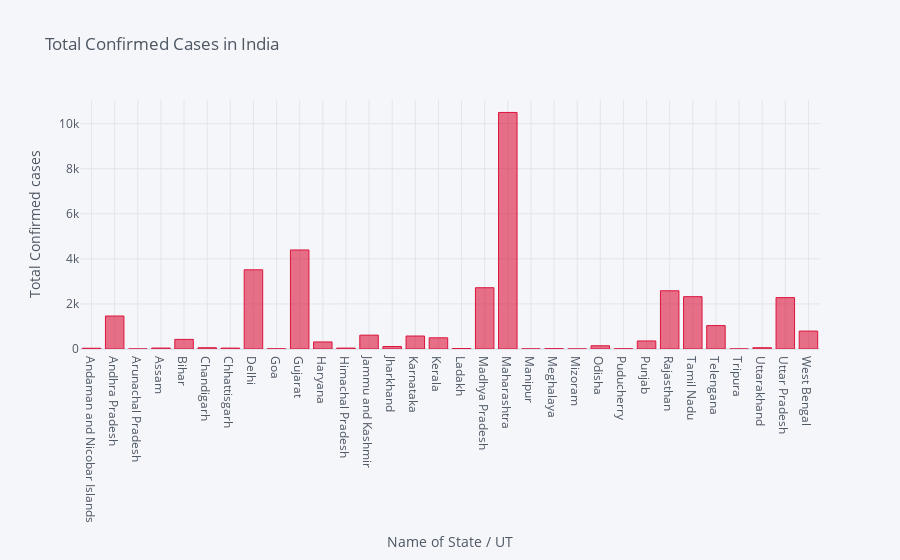

Here is the notebook cell this chart was saved with:
### Code cell
df.iplot(kind='bar',x='Name of State / UT',y='Total Confirmed cases',colors='crimson',title='Total Confirmed Cases in India',xTitle='Name of State / UT', yTitle='Total Confirmed cases',)

### Figure 1 — Plotly figure (JSON) as saved in the notebook; plotly's stock layout.template omitted (floating-point values rounded to 4 significant figures)
{"data": [{"marker": {"color": "rgba(220, 20, 60, 0.6)", "line": {"color": "rgba(220, 20, 60, 1.0)", "width": 1}}, "name": "Total Confirmed cases", "orientation": "v", "text": "", "type": "bar", "x": ["Andaman and Nicobar Islands", "Andhra Pradesh", "Arunachal Pradesh", "Assam", "Bihar", "Chandigarh", "Chhattisgarh", "Delhi", "Goa", "Gujarat", "Haryana", "Himachal Pradesh", "Jammu and Kashmir", "Jharkhand", "Karnataka", "Kerala", "Ladakh", "Madhya Pradesh", "Maharashtra", "Manipur", "Meghalaya", "Mizoram", "Odisha", "Puducherry", "Punjab", "Rajasthan", "Tamil Nadu", "Telengana", "Tripura", "Uttarakhand", "Uttar Pradesh", "West Bengal"], "y": [33, 1463, 1, 42, 426, 56, 40, 3515, 7, 4395, 313, 40, 614, 111, 576, 497, 22, 2719, 10498, 2, 12, 1, 143, 8, 357, 2584, 2323, 1039, 2, 57, 2281, 795]}], "layout": {"legend": {"bgcolor": "#F5F6F9", "font": {"color": "#4D5663"}}, "paper_bgcolor": "#F5F6F9", "plot_bgcolor": "#F5F6F9", "title": {"font": {"color": "#4D5663"}, "text": "Total Confirmed Cases in India"}, "xaxis": {"gridcolor": "#E1E5ED", "showgrid": true, "tickfont": {"color": "#4D5663"}, "title": {"font": {"color": "#4D5663"}, "text": "Name of State / UT"}, "zerolinecolor": "#E1E5ED"}, "yaxis": {"gridcolor": "#E1E5ED", "showgrid": true, "tickfont": {"color": "#4D5663"}, "title": {"font": {"color": "#4D5663"}, "text": "Total Confirmed cases"}, "zerolinecolor": "#E1E5ED"}}}
